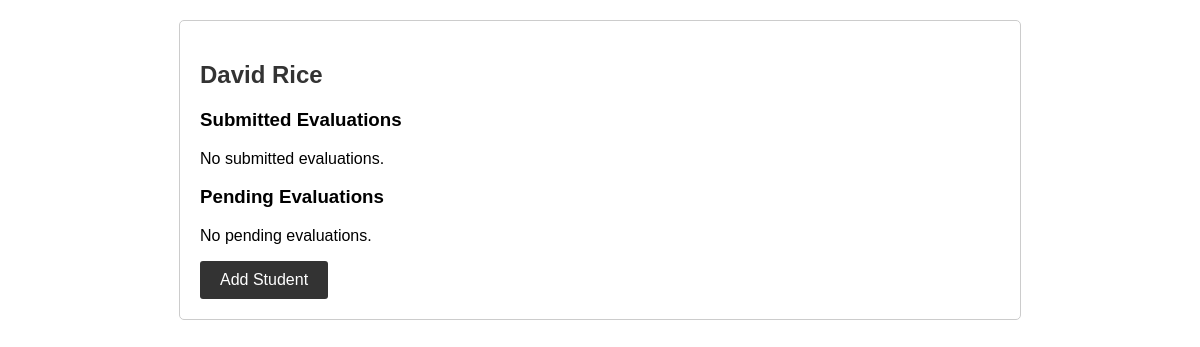
Page /mentors/10/ on the earlier database version.
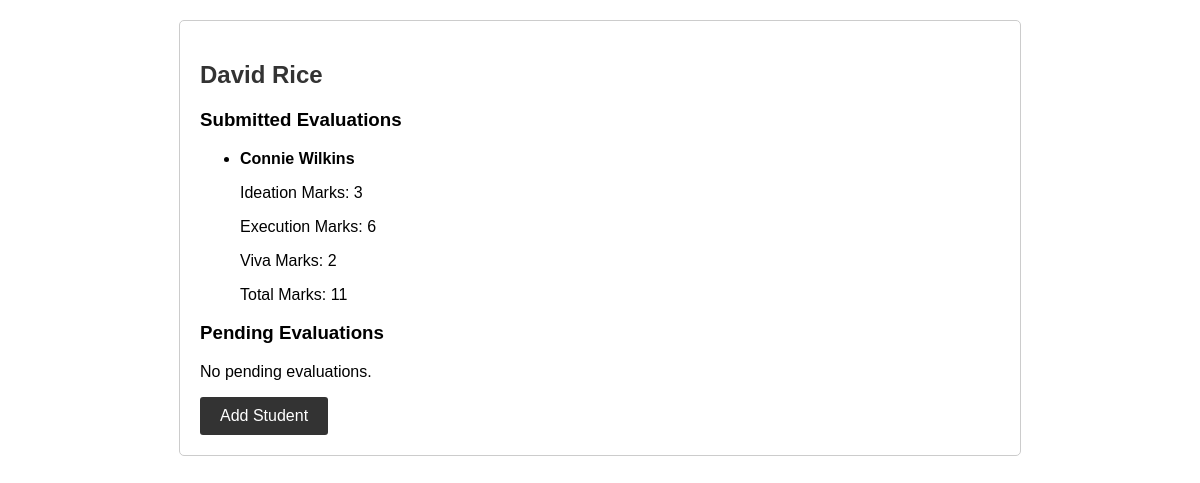
Same page on the later database version.
### evaldashboard/models.py (models this page shows, shortened)
class Mentor(models.Model):
    name = models.CharField(max_length=100)
    email = models.EmailField(unique=True)
    phone = models.CharField(max_length=15)

class Evaluation(models.Model):
    mentor = models.ForeignKey(Mentor, on_delete=models.CASCADE, related_name='evaluations')
    student = models.ForeignKey(Student, on_delete=models.CASCADE, related_name='evaluations')
    ideation_marks = models.PositiveIntegerField(validators=[MinValueValidator(0), MaxValueValidator(10)])
    execution_marks = models.PositiveIntegerField(validators=[MinValueValidator(0), MaxValueValidator(10)])
    viva_marks = models.PositiveIntegerField(validators=[MinValueValidator(0), MaxValueValidator(10)])
    total_marks = models.PositiveIntegerField(editable=False, default=0)
    is_submitted = models.BooleanField(default=False)
    class Meta:
        unique_together = ('mentor', 'student')

class Student(models.Model):
    name = models.CharField(max_length=100)
    email = models.EmailField(unique=True)
    phone = models.CharField(max_length=15)

### evaldashboard/views.py (the view)
# urls.py: path('mentors/<int:mentor_id>/', views.view_evaluations, name='view_evaluations'),
def view_evaluations(request, mentor_id):
    mentor = get_object_or_404(Mentor, id=mentor_id)
    evaluations = mentor.evaluations.all()
    submitted_evaluations = evaluations.filter(is_submitted=True)
    pending_evaluations = evaluations.filter(is_submitted=False)
    context = {
        'mentor': mentor,
        'submitted_evaluations': submitted_evaluations,
        'pending_evaluations': pending_evaluations,
    }
    return render(request, 'view_evaluations.html', context)

### evaldashboard/templates/view_evaluations.html
{% extends 'base.html' %}
{% block content %}
    <h2>{{ mentor.name }}</h2>
    <h3>Submitted Evaluations</h3>
    {% if submitted_evaluations %}
        <ul>
            {% for evaluation in submitted_evaluations %}
                <li>
                    <strong>{{ evaluation.student.name }}</strong>
                    <p>Ideation Marks: {{ evaluation.ideation_marks }}</p>
                    <p>Execution Marks: {{ evaluation.execution_marks }}</p>
                    <p>Viva Marks: {{ evaluation.viva_marks }}</p>
                    <p>Total Marks: {{ evaluation.total_marks }}</p>
                </li>
            {% endfor %}
        </ul>
    {% else %}
        <p>No submitted evaluations.</p>
    {% endif %}
    <h3>Pending Evaluations</h3>
    {% if pending_evaluations %}
        <ul>
            {% for evaluation in pending_evaluations %}
                <li>
                    <strong>{{ evaluation.student.name }}</strong>
                    <a href="{% url 'assign_marks' mentor_id=mentor.id evaluation_id=evaluation.id %}">Assign Marks</a>
                    <a href="{% url 'remove_student' mentor_id=mentor.id evaluation_id=evaluation.id %}">Remove Student</a>
                    <a href="{% url 'submit_marks' mentor_id=mentor.id evaluation_id=evaluation.id %}">Submit</a>
                </li>
            {% endfor %}
        </ul>
    {% else %}
        <p>No pending evaluations.</p>
    {% endif %}
    <a href="{% url 'add_student_mentor' mentor_id=mentor.id %}" class="btn">Add Student</a>
{% endblock %}

### evaldashboard/templates/base.html (shortened to what this page needs)
<!DOCTYPE html>
<html>
<head>
</head>
<body>
    <div class="container">
        {% block content %}
        {% endblock %}
    </div>
</body>
</html>

### evaldashboard/templates/base.html (style rules this page uses)
body { font-family: Arial, sans-serif; margin: 20px; }
h1, h2 { color: #333; }
.container { max-width: 800px; margin: 0 auto; padding: 20px; border: 1px solid #ccc; border-radius: 5px; }
.btn { display: inline-block; padding: 10px 20px; background-color: #333; color: #fff; text-decoration: none; border-radius: 3px; }

Differences in the rows shown:
added Evaluation: student.name "Connie Wilkins", ideation_marks "3", execution_marks "6", viva_marks "2", total_marks "11"
Other differences:
text no longer shown: "No submitted evaluations."
